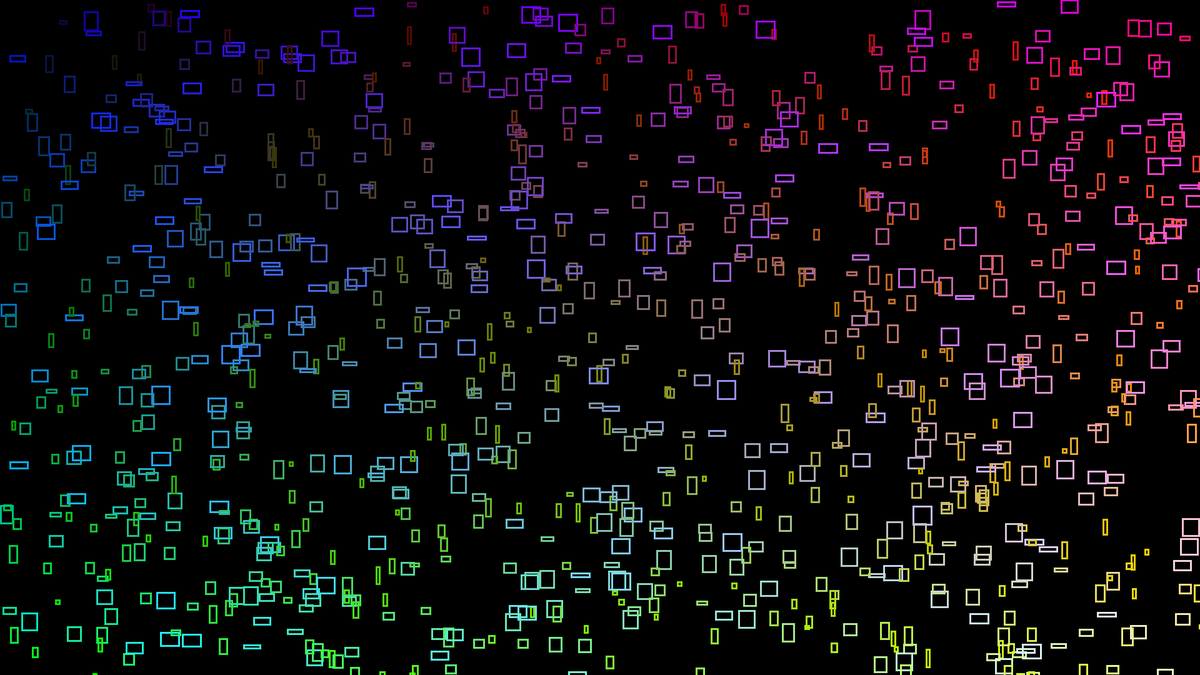
Frame 1 (no input)
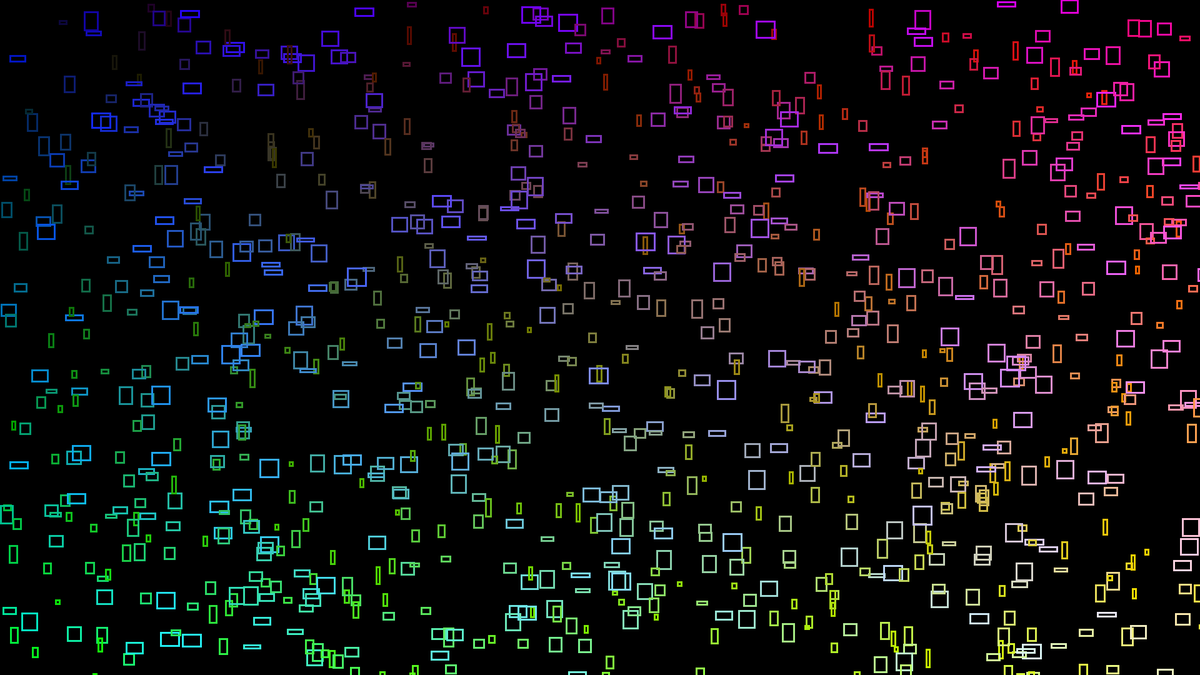
Frame 60 (the mouse pressed at the canvas centre just before this capture)
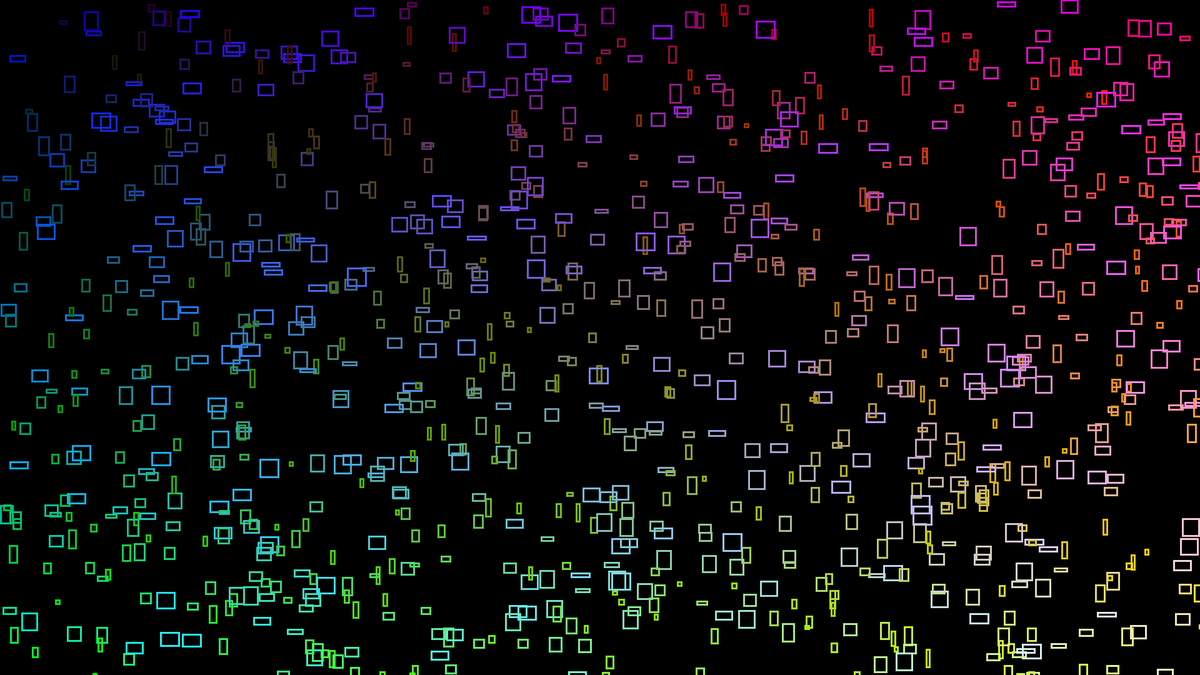
Frame 120 (the mouse held since frame 60 and released just before this capture)

The Processing sketch that drew these frames (run headless with seeded random() and noise(); from frame 60 on, the mouse is pressed at the canvas centre):

// Processing sketch: particles
// ── particles.pde


ArrayList<Particle> particles = new ArrayList<Particle>();

void setup(){
  size(1920,1080);
  background(40);
  
  
  for(int i=0;i<1000;i++){
     initParticle();
  }
}

void draw(){
  background(0);
  for(int i=0;i<particles.size();i++){
    Particle cur = particles.get(i);
    if(!cur.state) particles.remove(i);
    cur.update();
    cur.show();
  }
  if(frameCount%3==0)initParticle();
}

void initParticle(){
   int[] coords = new int[4];
    coords[0] = floor(random(0,width));
    coords[1] = floor(random(0,height));
    coords[2] = floor(random(5,30));
    coords[3] = floor(random(5,30));
    Particle temp = new Particle(coords);
    particles.add(temp);
}

// ── Particle.pde
class Particle {
  int revsAlive;
  int[] coords = new int[4];
  Boolean state;
  int duration = 3000;
  
  Particle(int[]crds){
    for(int i=0;i<crds.length;i++){
      coords[i] = crds[i];
    }
    revsAlive = 0;
    state = true;
  }
  
  void update(){
    revsAlive++;
    state = calcState();
  }
  void show(){
    noFill();
    strokeWeight(3);
    stroke(map(coords[0],0,width,0,255),map(coords[1],0,height,0,255),map(coords[2],5,30,0,255));
    rect(coords[0],coords[1],coords[2],coords[3]);
  }
  
  Boolean calcState(){
    int probVal = floor(random(0,1)*(duration-revsAlive));
    
    if(probVal<1) return false;
    else return true;
  }
}
